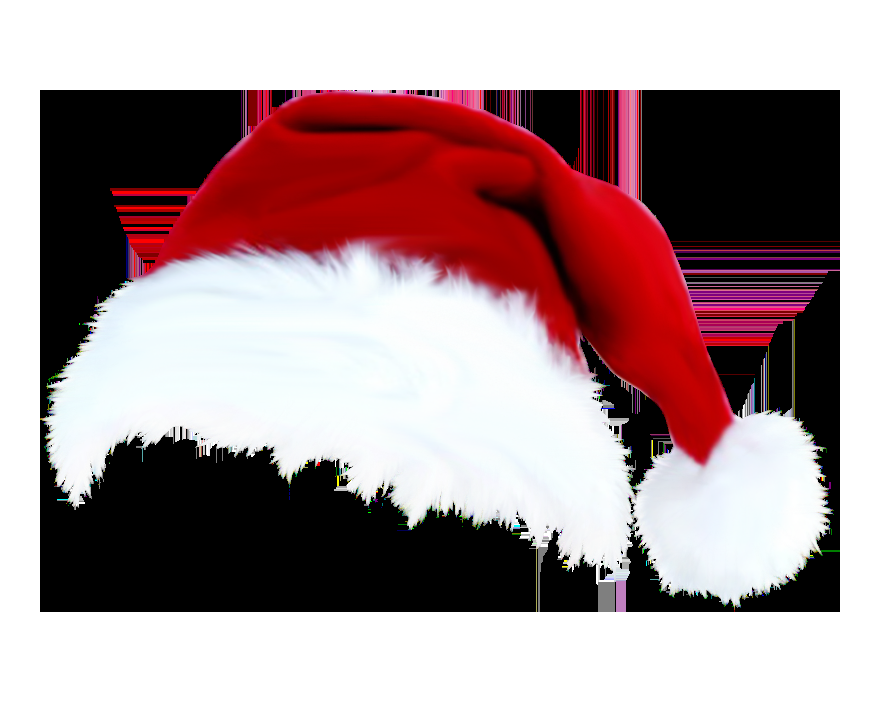
#> input picture hat2.png, 880 x 702 px
$ python add_hat.py
#> lines starting #> are read from the running program, lines starting #| are printed output that depends on the picture
#> further down, hat_img is the input picture: shape (702, 880, 4); mean B, G, R, A 144.8, 142.3, 166.8, 87.6
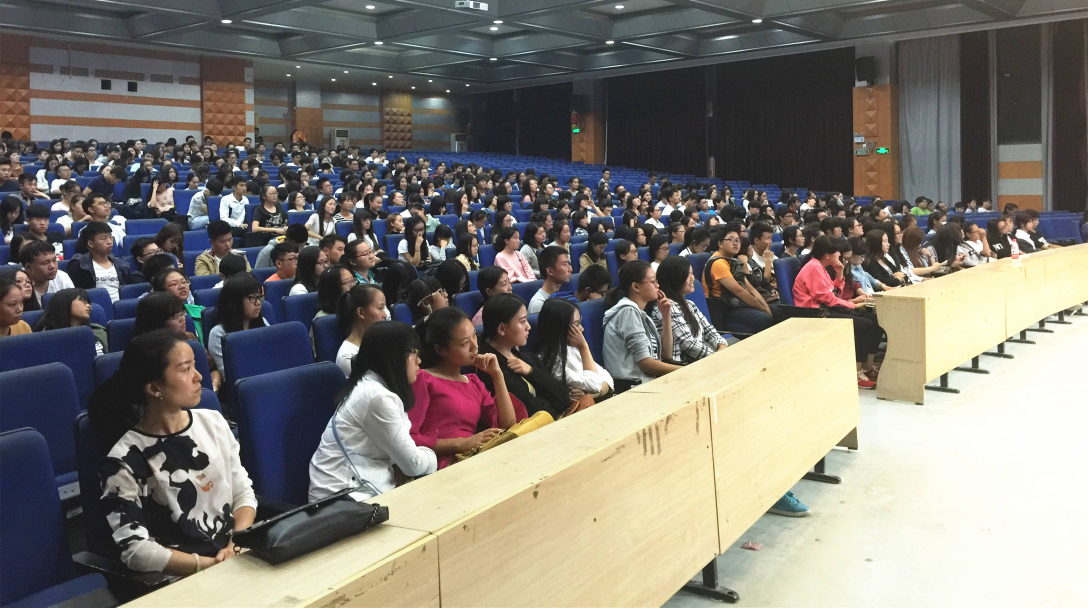
#> input picture timg.jpg, 3264 x 1823 px (shown at 1/3 size)
#> further down, img is the input picture: shape (1823, 3264, 3); mean B, G, R 113.9, 121.2, 125.1
#> (reads detect_results.mat from the repository)
# -*- coding: utf-8 -*-
import numpy as np
import cv2
#import dlib#********
import scipy.io as sio #matlab
# 给img中的人头像加上圣诞帽，人脸最好为正脸
def add_hat(img,hat_img,dets_results):
    # 分离rgba通道，合成rgb三通道帽子图，a通道后面做mask用
    r,g,b,a = cv2.split(hat_img)
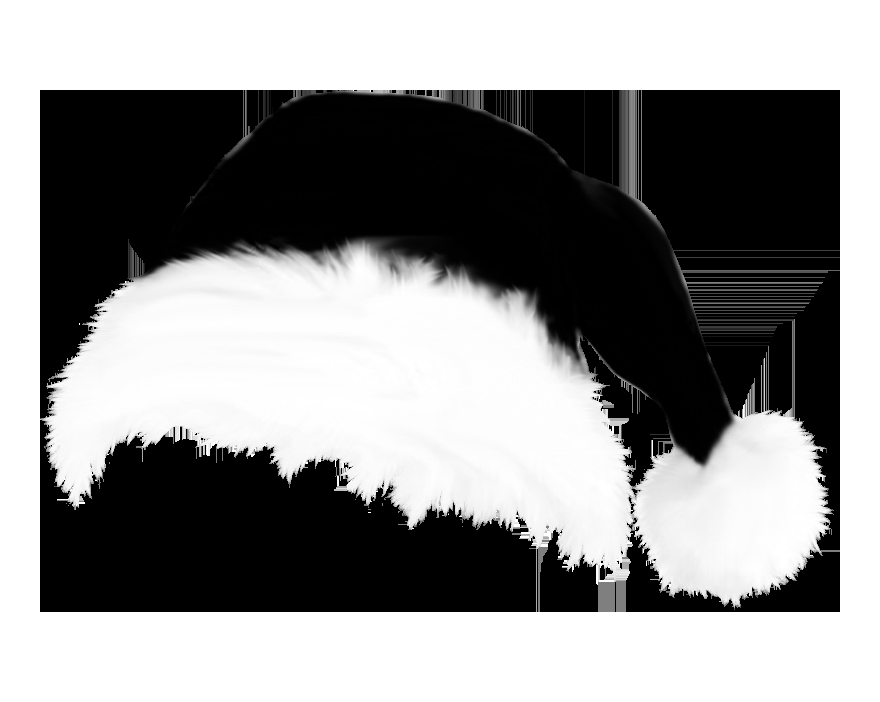
#> g: shape (702, 880); min 0, max 255, mean 142.3
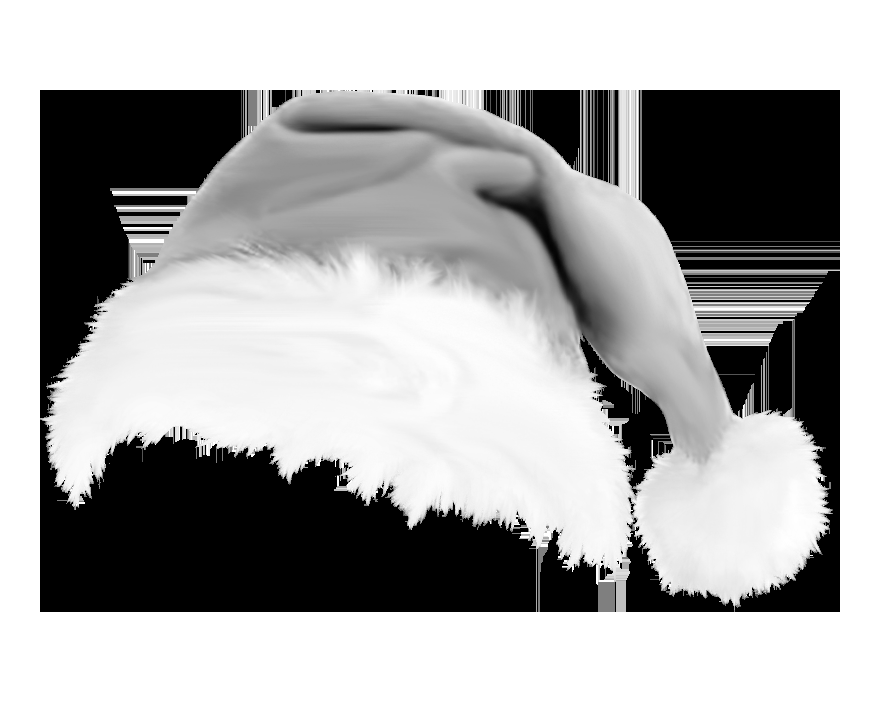
#> b: shape (702, 880); min 0, max 255, mean 166.8
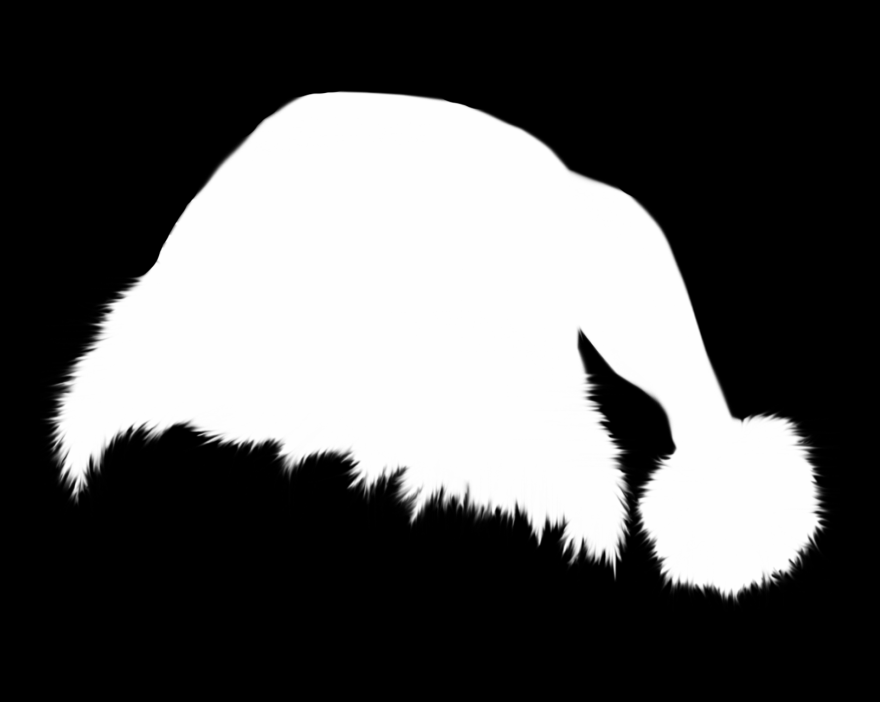
#> a: shape (702, 880); min 0, max 254, mean 87.6
    rgb_hat = cv2.merge((r,g,b))

#    cv2.imwrite("hat_alpha.jpg",a)
    len_num=len(dets_results)
    if len_num>0:
        # for d in dets:
        for i1 in range(len_num):
            x,y,w,h = int(dets_results[i1][0]),int(dets_results[i1][1]),int(dets_results[i1][2]-dets_results[i1][0]),int(dets_results[i1][3]-dets_results[i1][1])
            if(x - w / 2<0):
                x=0
            else:
                x=x-w/2
            w, h=int(w+w/3),int(h)

            eyes_center = (int(x+w/2),int(y+h/2))
            bbox1=[eyes_center[0]-w/2-w/2,eyes_center[1]-h/2,eyes_center[0]+w/2+w/2,eyes_center[1]+h/2]

            #  根据人脸大小调整帽子大小
            factor = 1.2
            factor_h = 1
            resized_hat_h = int(round(rgb_hat.shape[0]*w/rgb_hat.shape[1]*factor_h))
            resized_hat_w = int(round(rgb_hat.shape[1]*w/rgb_hat.shape[1]*factor))

            if resized_hat_h > y:
                resized_hat_h = y-1

            # 根据人脸大小调整帽子大小
            resized_hat = cv2.resize(rgb_hat,(resized_hat_w,resized_hat_h))

            # 用alpha通道作为mask
            mask = cv2.resize(a,(resized_hat_w,resized_hat_h))
            mask_inv =  cv2.bitwise_not(mask)

            # 帽子相对与人脸框上线的偏移量
            dh = 0
            dw = 0
            # 原图ROI
            # bg_roi = img[y+dh-resized_hat_h:y+dh, x+dw:x+dw+resized_hat_w]
            bg_roi = img[y+dh-resized_hat_h:y+dh,(eyes_center[0]-resized_hat_w//3):(eyes_center[0]+resized_hat_w//3*2)]

            # 原图ROI中提取放帽子的区域
            bg_roi = bg_roi.astype(float)
            mask_inv = cv2.merge((mask_inv,mask_inv,mask_inv))
            alpha = mask_inv.astype(float)/255

            # 相乘之前保证两者大小一致（可能会由于四舍五入原因不一致）
            alpha = cv2.resize(alpha,(bg_roi.shape[1],bg_roi.shape[0]))
            # print("alpha size: ",alpha.shape)
            # print("bg_roi size: ",bg_roi.shape)
            bg = cv2.multiply(alpha, bg_roi)
            bg = bg.astype('uint8')

#            cv2.imwrite("bg.jpg",bg)
            # cv2.imshow("image",img)
            # cv2.waitKey()

            # 提取帽子区域
            hat = cv2.bitwise_and(resized_hat,resized_hat,mask = mask)
#            cv2.imwrite("hat.jpg",hat)


            hat = cv2.resize(hat,(bg_roi.shape[1],bg_roi.shape[0]))
            # 两个ROI区域相加
            add_hat = cv2.add(bg,hat)
            # cv2.imshow("add_hat",add_hat)

            # 把添加好帽子的区域放回原图
            img[y+dh-resized_hat_h:y+dh,(eyes_center[0]-resized_hat_w//3):(eyes_center[0]+resized_hat_w//3*2)] = add_hat
#> this loop made 200 passes
#> pass 1, in add_hat, `mask_inv =  cv2.bitwise_not(mask)`:
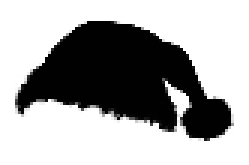
#> mask_inv: shape (55, 83) (shown 3 times larger); min 1, max 255, mean 167.2
#> pass 1, in add_hat, `bg_roi = img[y+dh-resized_hat_h:y+dh,(eyes_center[0]-resized_hat_w//3)..`:
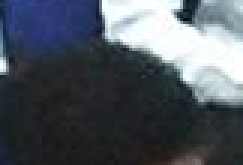
#> bg_roi: shape (55, 81, 3) (shown 3 times larger); mean B, G, R 95.1, 86.6, 79.7
#> after the loop:
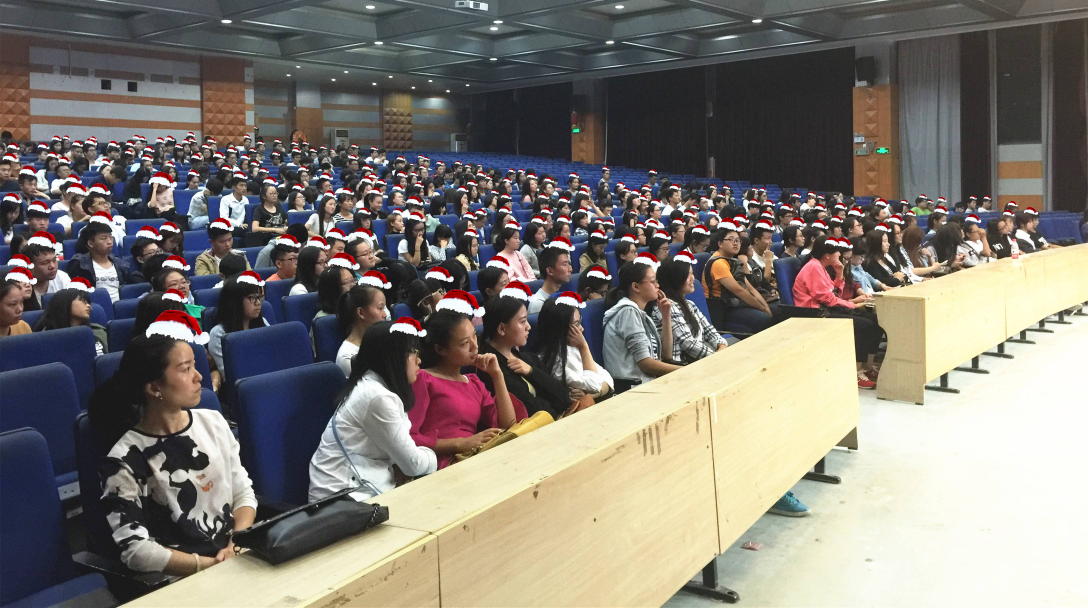
#> img: shape (1823, 3264, 3) (shown at 1/3 size); mean B, G, R 115.9, 123.2, 128.5

            # 展示效果
            # cv2.imshow("img",img )
            # cv2.waitKey(0)

    return img


# 读取帽子图，第二个参数-1表示读取为rgba通道，否则为rgb通道
hat_img = cv2.imread("hat2.png",-1)

# 读取头像图
img = cv2.imread("timg.jpg")
load_fn = 'detect_results.mat'
load_data = sio.loadmat(load_fn)
load_matrix = load_data['bboxes'] #假设文件中存有字符变量是matrix，例如matlab中save(load_fn, 'matrix');当

output = add_hat(img,hat_img,load_matrix)

# 展示效果
#cv2.imshow("output",output )
# cv2.waitKey(0)
cv2.imwrite("output.jpg",output)
